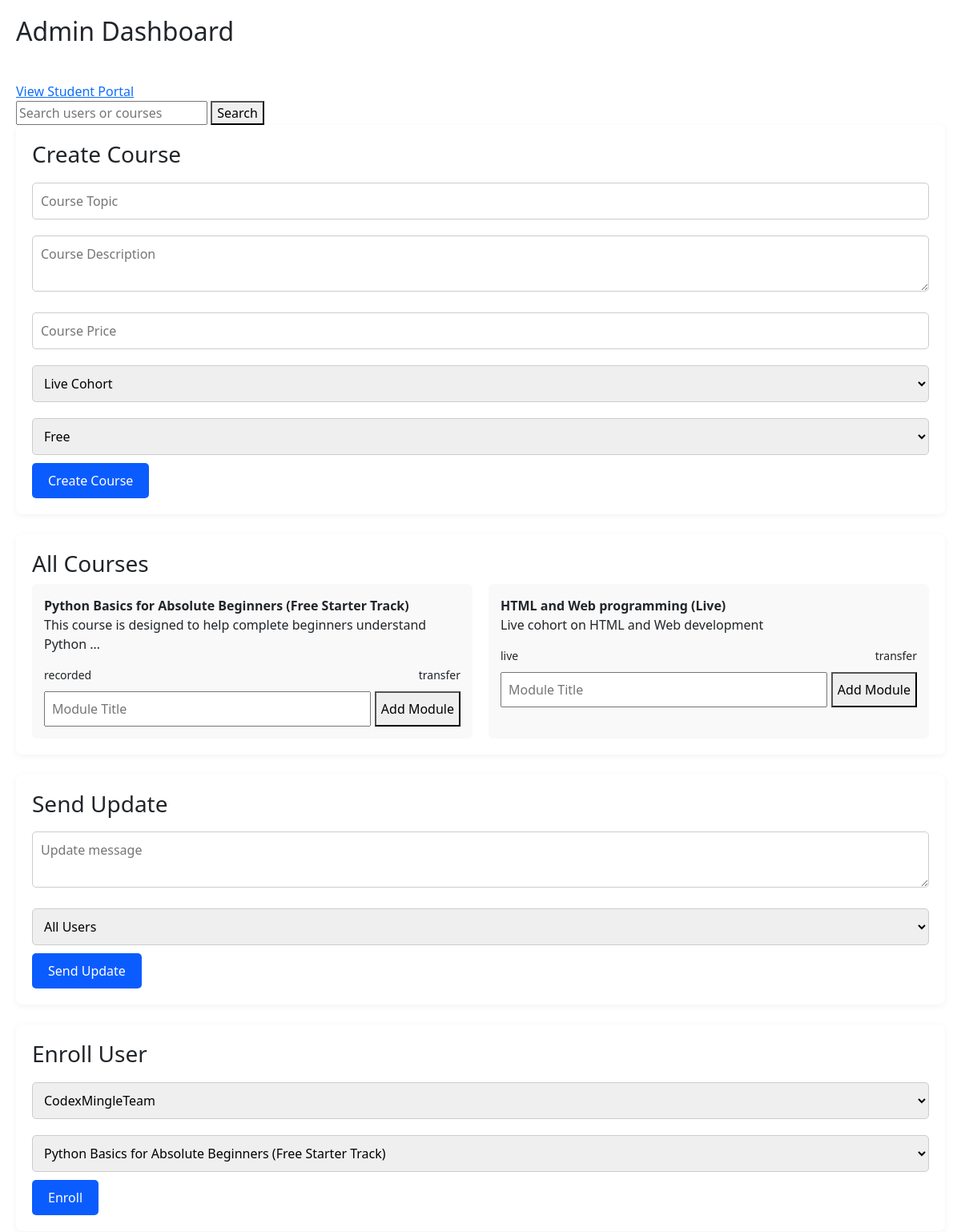
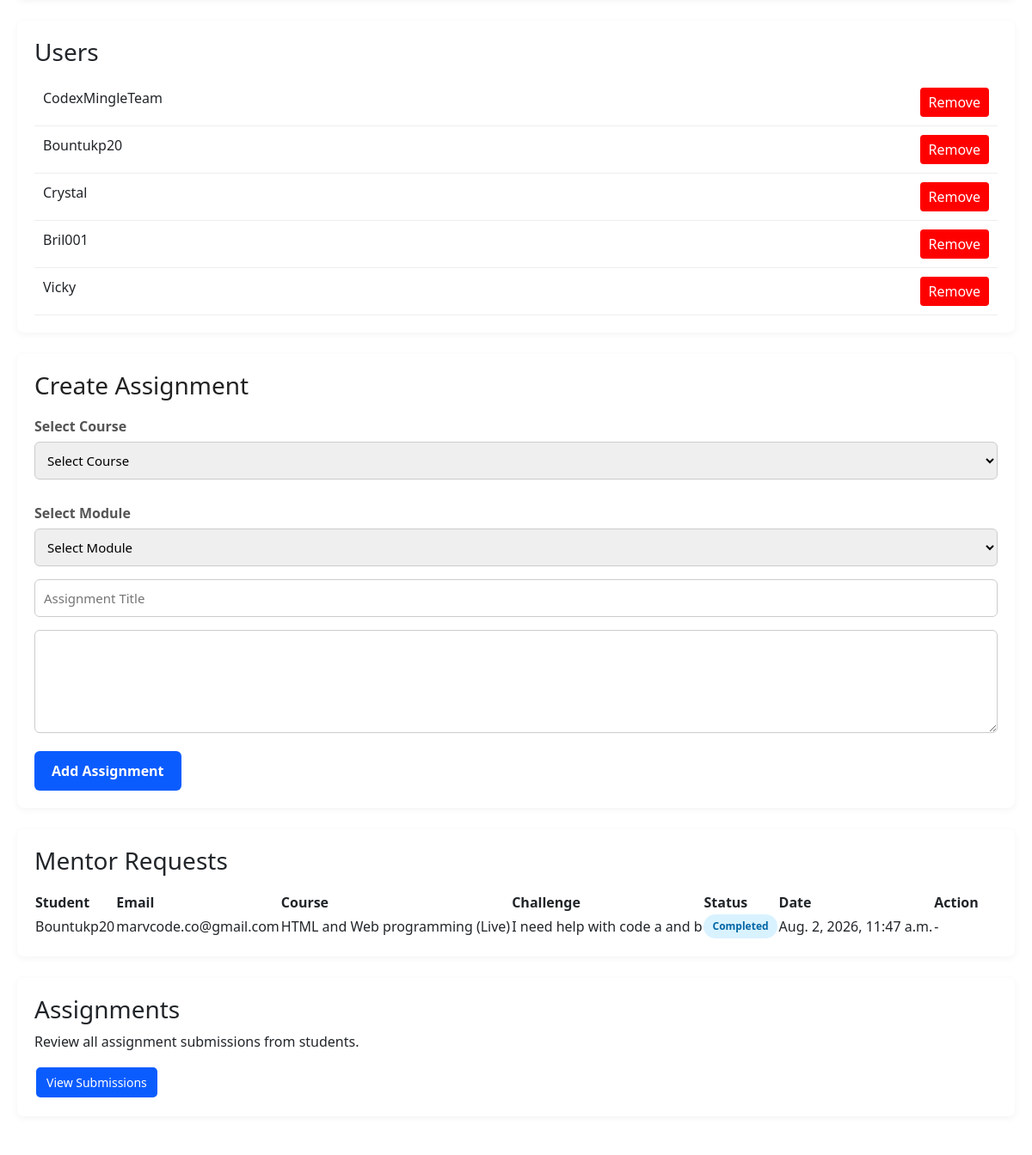
The page /admin-dashboard (signed in, upper part) on the database as committed earlier (2 pictures, top to bottom).
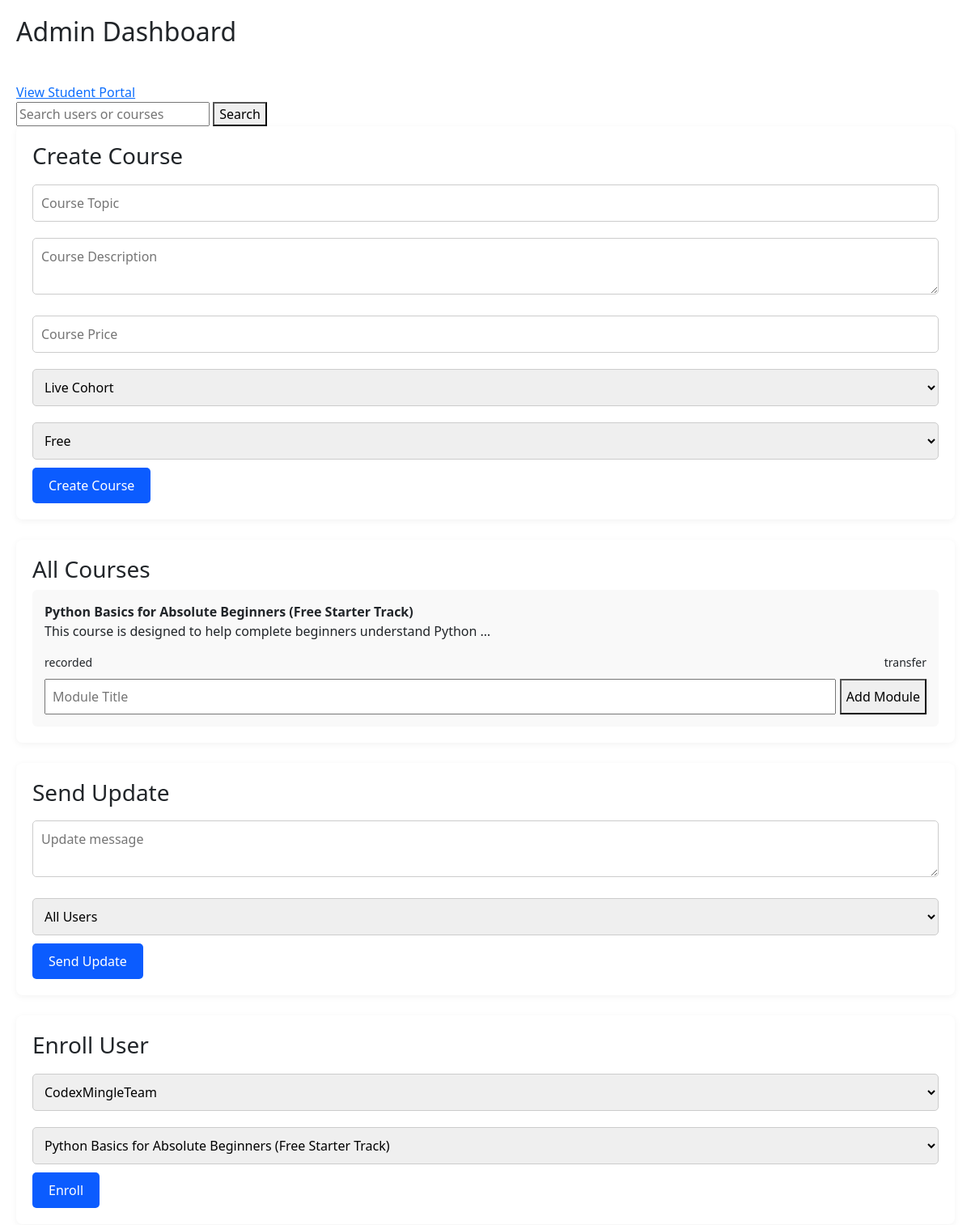
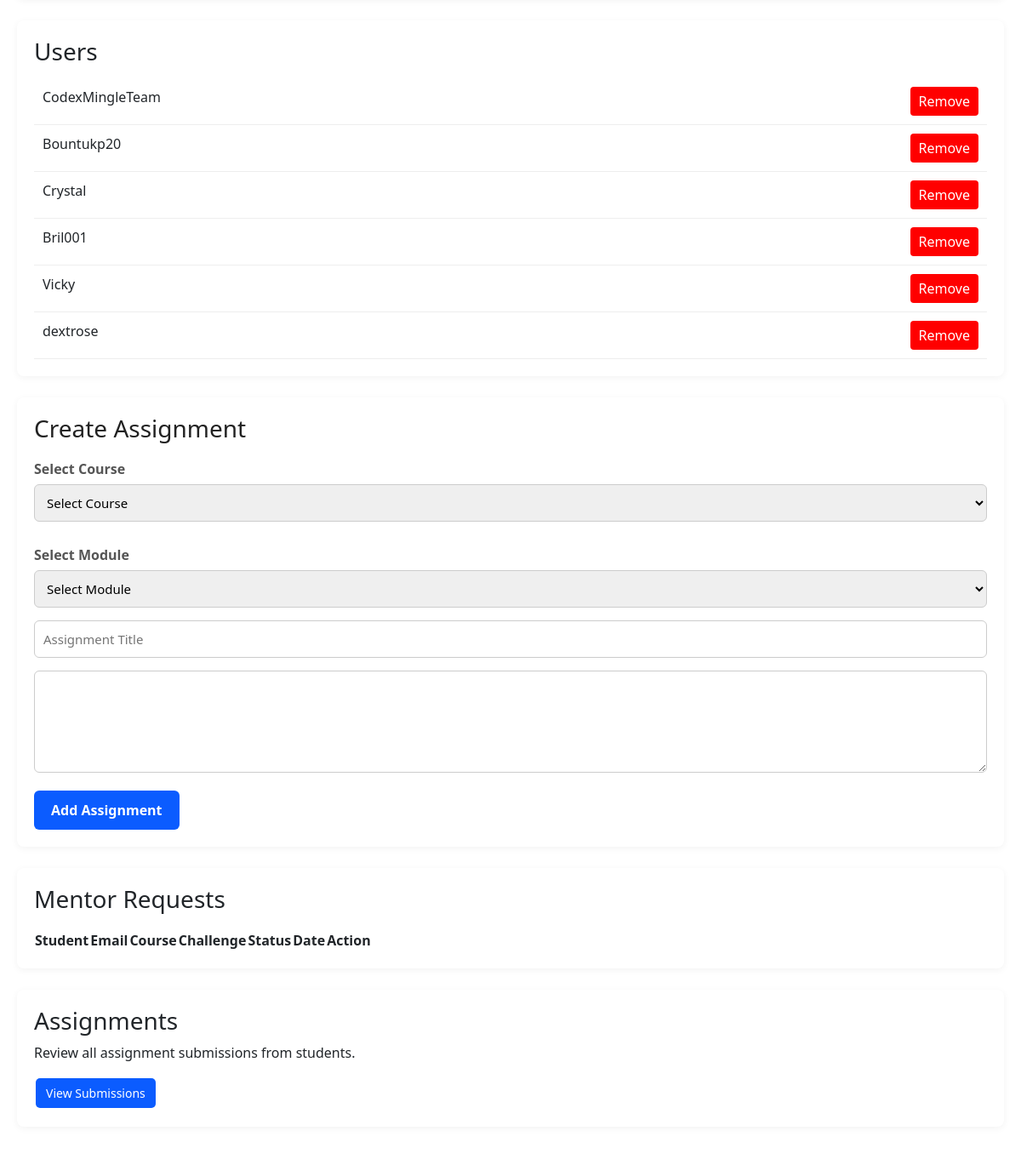
The same page on the database as committed later (2 pictures, top to bottom).
### courses/models.py (models this page shows, shortened)
class Course(models.Model):
    COURSE_TYPE = (
        ("recorded", "Recorded"),
        ("live", "Live"),
    )
    PAYMENT_TYPE = (
        ('transfer', 'transfer'),
        ('mastercard',  'Mastercard')
    )
    title = models.CharField(max_length=200)
    description = models.TextField()
    price = models.DecimalField(max_digits=8, decimal_places=2)
    payment_type = models.CharField(max_length=10, choices=PAYMENT_TYPE, default="transfer")
    course_type = models.CharField(
        max_length=10,
        choices=COURSE_TYPE,
        default="recorded"
    )
    discount_active = models.BooleanField(default=False)
    discount_percentage = models.PositiveIntegerField(
        default=0
    )
    first_200_discount = models.DecimalField(
        max_digits=5,
        decimal_places=2,
        default=0
    )
    discount_expiry = models.DateTimeField(
        null=True,
        blank=True
    )
    enrollment_open = models.DateTimeField(null=True, blank=True)
    created_at = models.DateTimeField(auto_now_add=True)

class MentorRequest(models.Model):
    STATUS_CHOICES = (
        ("pending", "Pending"),
        ("approved", "Approved"),
        ("rejected", "Rejected"),
        ("completed", "Completed"),
    )
    user = models.ForeignKey(
        settings.AUTH_USER_MODEL,
        on_delete=models.CASCADE
    )
    course = models.ForeignKey(
        "Course",
        on_delete=models.CASCADE
    )
    challenge = models.TextField()
    status = models.CharField(
        max_length=20,
        choices=STATUS_CHOICES,
        default="pending"
    )
    meeting_link = models.URLField(
        blank=True,
        null=True
    )
    admin_notes = models.TextField(
        blank=True
    )
    created_at = models.DateTimeField(
        auto_now_add=True
    )
    class Meta:
        ordering = ["-created_at"]

### users/models.py (models this page shows, shortened)
class User(AbstractUser):
    student_id = models.CharField(max_length=20, unique=True, blank=True)
    fullname = models.CharField(max_length=50)
    phone = models.CharField(max_length=20)
    country = models.CharField(max_length=100)
    email = models.EmailField(max_length=254, unique=True)
    github_username = models.CharField(
    max_length=100,
    blank=True,
    null=True
    )
    profile_image = models.ImageField(upload_to='profiles/', blank=True)
    is_verified = models.BooleanField(default=False)
    verified_at = models.DateTimeField(
    null=True,
    blank=True
    )

### codexio_main/views.py (the view)
# urls.py: path('admin-dashboard', views.admin_dashboard, name='admin_dashboard'),
@staff_member_required
def admin_dashboard(request):
    query = request.GET.get("q")
    users = User.objects.all()
    courses = Course.objects.all()
    modules = Module.objects.select_related('course').all()
    requests = MentorRequest.objects.select_related(
        "user",
        "course"
    ).order_by("-created_at")
    contributions = ProjectContribution.objects.all().order_by(
    "-submitted_at"
    )
    if query:
        users = User.objects.filter(username__icontains=query)
        courses = Course.objects.filter(title__icontains=query)
    context = {
        "users": users,
        "courses": courses,
        "modules": modules,
        "query": query,
        "requests": requests,
        "contributions": contributions,
    }
    return render(request, "codexio_main/dashboard/admin_panel/admin.html", context)

### codexio_main/templates/codexio_main/dashboard/admin_panel/admin.html (shortened to what the changed rows need)
{% extends "base.html" %}
{% block content %}
<div class="admin-container">
<h2 class="admin-title">Admin Dashboard</h2>
<br>
<br>
<div class="admin-card">
<div class="course-grid">
{% for course in courses %}
<div class="course-admin">
<strong>{{ course.title }}</strong>
<p>{{ course.description|truncatewords:10 }}</p>
<div class="course-meta">
<span>{{ course.course_type }}</span>
<span>{{ course.payment_type }}</span>
</div>
<form method="POST" action="{% url 'courses:create_module' %}" class="mini-form">
<input type="text" name="title" placeholder="Module Title">
<button>Add Module</button>
</form>
</div>
{% endfor %}
</div>
</div>
<div class="admin-card">
<div class="user-list">
{% for user in users %}
<div class="user-row">
<span>{{ user.username }}</span>
<a href="{% url 'courses:remove_user' user.id %}" class="delete-btn">Remove</a>
</div>
{% endfor %}
</div>
</div>
<div class="mentor-card">
<table>
    <thead>
        <tr>
            <th>Student</th>
            <th>Email</th>
            <th>Course</th>
            <th>Challenge</th>
            <th>Status</th>
            <th>Date</th>
            <th>Action</th>
        </tr>
    </thead>
    <tbody>
    {% for request in requests %}
        <tr>
            <td>{{ request.user.username }}</td>
            <td>{{ request.user.email }}</td>
            <td>{{ request.course.title }}</td>
            <td>{{ request.challenge }}</td>
            <td><span class="status {{ request.status }}">{{ request.status|title }}</span></td>
            <td>{{ request.created_at }}</td>
            <td>
                {% if request.status == "pending" %}
                    <a href="{% url 'courses:approve_mentor_request' request.id %}" class="action-btn approve-btn">
                      Approve
                    </a>
                    <a href="{% url 'courses:reject_mentor_request' request.id %}" class="action-btn reject-btn">
                      Reject
                    </a>
                {% elif request.status == "approved" %}
                    <a href="{% url 'courses:complete_mentor_request' request.id %}" class="action-btn complete-btn">
                      Mark Completed
                    </a>
                {% else %}
                    -
                {% endif %}
            </td>
        </tr>
    {% endfor %}
    </tbody>
</table>
</div>
{% endblock %}

Rows that differ between the two databases and show on the page:
removed Course: title "HTML and Web programming (Live)", description "Live cohort on HTML and Web development", course_type "live", payment_type "transfer"
removed MentorRequest: user.username "Bountukp20", user.email "marvcode.co@gmail.com", course "HTML and Web programming (Live)", challenge "I need help with code a and b", status "Completed", created_at "Aug. 2, 2026, 11:47 a.m."
added User: username "dextrose"
